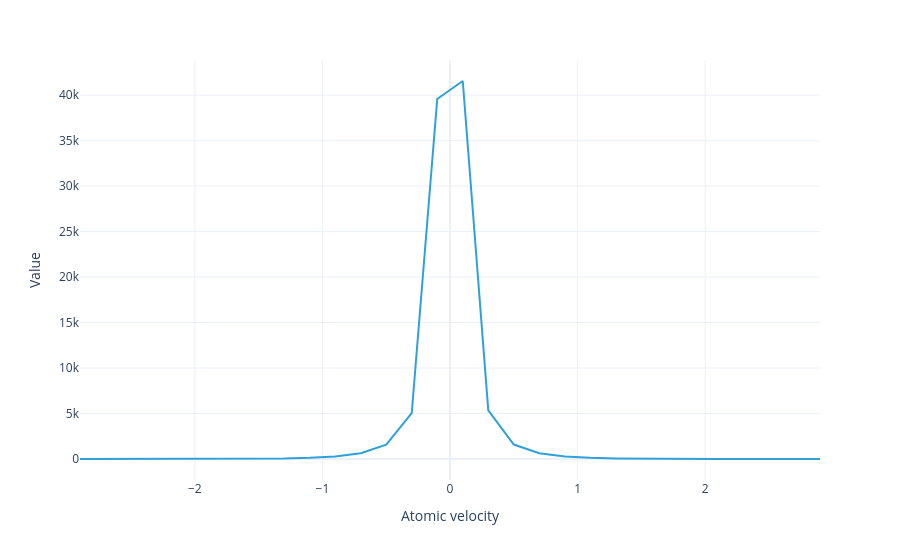

The notebook cell this image was saved under:
### Markdown cell above
The solution can be visualized in several ways. Plot the flux for each velocity bin:

### Code cell
#|notest
model.flux(sol).visualize()

### Figure 1 — Plotly figure (JSON) as saved in the notebook; plotly's stock layout.template omitted (floating-point values rounded to 4 significant figures)
{"data": [{"hovertemplate": "Atomic velocity=%{x}<br>Value=%{y}<extra></extra>", "legendgroup": "", "line": {"color": "#2fa1da", "dash": "solid"}, "marker": {"symbol": "circle"}, "mode": "lines", "name": "", "orientation": "v", "showlegend": false, "type": "scatter", "x": [-2.9, -2.7, -2.5, -2.3, -2.1, -1.9, -1.7, -1.5, -1.3, -1.1, -0.9, -0.7, -0.5, -0.3, -0.1, 0.1, 0.3, 0.5, 0.7, 0.9, 1.1, 1.3, 1.5, 1.7, 1.9, 2.1, 2.3, 2.5, 2.7, 2.9], "xaxis": "x", "y": [0.0155, 0.05381, 0.1746, 0.5302, 1.511, 4.053, 10.28, 24.76, 57.14, 127.9, 282.7, 638.8, 1577.0, 5034.0, 39570.0, 41550.0, 5351.0, 1591.0, 640.8, 283.2, 128.0, 57.19, 24.77, 10.28, 4.055, 1.512, 0.5304, 0.1746, 0.05382, 0.0155], "yaxis": "y"}], "layout": {"legend": {"title": {}, "tracegroupgap": 0}, "margin": {"t": 60}, "xaxis": {"anchor": "y", "domain": [0, 1], "title": {"text": "Atomic velocity"}}, "yaxis": {"anchor": "x", "domain": [0, 1], "title": {"text": "Value"}}}}
